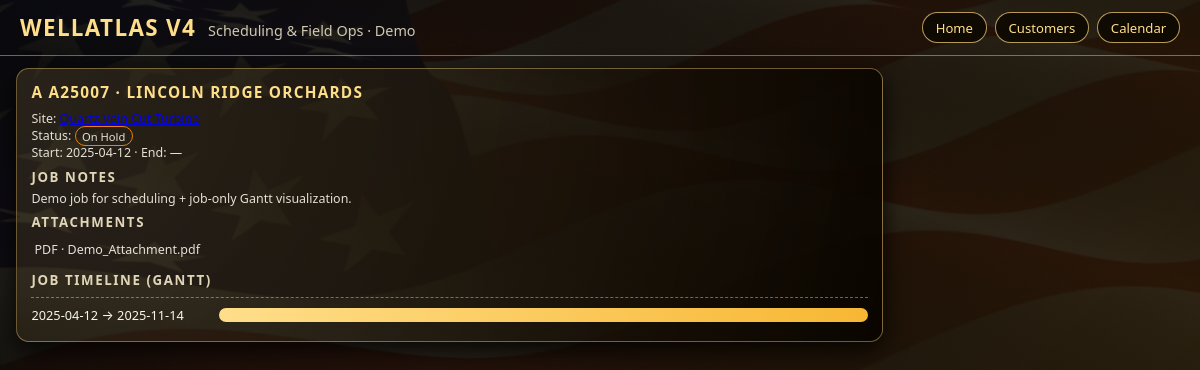
The page /jobs/18 on the database its author committed.
### tables this page shows
CREATE TABLE jobs (
    id INTEGER PRIMARY KEY AUTOINCREMENT,
    site_id INTEGER NOT NULL,
    division TEXT NOT NULL,
    job_number TEXT NOT NULL,
    title TEXT,
    status TEXT,
    start_date TEXT,
    end_date TEXT,
    notes TEXT,
    has_attachments INTEGER DEFAULT 0,
    FOREIGN KEY(site_id) REFERENCES sites(id)
);

CREATE TABLE customers (
    id INTEGER PRIMARY KEY AUTOINCREMENT,
    name TEXT NOT NULL
);

CREATE TABLE sites (
    id INTEGER PRIMARY KEY AUTOINCREMENT,
    customer_id INTEGER NOT NULL,
    name TEXT NOT NULL,
    latitude REAL,
    longitude REAL,
    well_depth INTEGER,
    casing_diameter REAL,
    static_level REAL,
    pump_info TEXT,
    electrical_service TEXT,
    notes TEXT,
    FOREIGN KEY(customer_id) REFERENCES customers(id)
);

CREATE TABLE attachments (
    id INTEGER PRIMARY KEY AUTOINCREMENT,
    job_id INTEGER,
    site_id INTEGER,
    type TEXT,
    filename TEXT,
    FOREIGN KEY(job_id) REFERENCES jobs(id),
    FOREIGN KEY(site_id) REFERENCES sites(id)
);

### app.py (the view)
@app.route("/jobs/<int:job_id>")
def job_detail(job_id):
    db = get_db()
    job = db.execute("SELECT * FROM jobs WHERE id=?", (job_id,)).fetchone()
    if not job:
        return "Job not found", 404
    site = db.execute("SELECT * FROM sites WHERE id=?", (job["site_id"],)).fetchone()
    customer = db.execute("SELECT * FROM customers WHERE id=?", (site["customer_id"],)).fetchone()
    attachments = db.execute("SELECT * FROM attachments WHERE job_id=?", (job_id,)).fetchall()
    job_view = dict(job)
    job_view["status_class"] = status_class(job["status"])
    job_view["division_class"] = division_class(job["division"])
    gantt = build_job_gantt(job_view)
    return render_template(
        "job_detail.html",
        job=job_view,
        site=dict(site),
        customer=dict(customer),
        attachments=[dict(a) for a in attachments],
        gantt=gantt,
    )

### app.py (called while the page is built)
def get_db():
    if "db" not in g:
        g.db = sqlite3.connect(DB_PATH)
        g.db.row_factory = sqlite3.Row
    return g.db

def division_class(division):
    return {
        "D": "drilling",
        "P": "domestic",
        "A": "ag",
        "E": "electrical",
    }.get(division, "drilling")

def status_class(status):
    key = (status or "").lower().replace(" ", "-")
    if key == "scheduled":
        return "scheduled"
    if key == "in-progress":
        return "in-progress"
    if key == "on-hold":
        return "on-hold"
    if key == "completed":
        return "completed"
    return "in-progress"

def build_job_gantt(job):
    start_raw = job["start_date"]
    if not start_raw:
        return None
    start = _date.fromisoformat(start_raw)
    status = job["status"] or ""
    end_raw = job["end_date"]
    if status == "Completed" and end_raw:
        effective_end = _date.fromisoformat(end_raw)
    elif status in ("In Progress", "On Hold"):
        effective_end = _date.today()
    else:  # Scheduled or weird
        effective_end = start
    if effective_end < start:
        effective_end = start
    total_days = max(1, (effective_end - start).days)
    return {
        "start": start.isoformat(),
        "end": effective_end.isoformat(),
        "duration_days": total_days,
        "width": 100,
        "offset": 0,
    }

### templates/job_detail.html
{% extends "base.html" %}
{% block content %}
<section class="card">
  <div class="card-header">
    <div class="card-title">{{ job['division'] }} {{ job['job_number'] }} · {{ customer['name'] }}</div>
  </div>
  <div class="small">
    Site: <a href="{{ url_for('site_detail', site_id=site['id']) }}">{{ site['name'] }}</a><br>
    Status: <span class="status-pill status-{{ job['status_class'] }}">{{ job['status'] }}</span><br>
    Start: {{ job['start_date'] or '—' }} · End: {{ job['end_date'] or '—' }}
  </div>
  <h3 class="section-title">Job Notes</h3>
  <div class="small">{{ job['notes'] }}</div>
  <h3 class="section-title">Attachments</h3>
  <ul class="list">
    {% for a in attachments %}
    <li class="list-item small">{{ a['type'].upper() }} · {{ a['filename'] }}</li>
    {% else %}
    <li class="list-item small">No attachments for this demo job.</li>
    {% endfor %}
  </ul>
  {% if gantt %}
  <h3 class="section-title">Job Timeline (Gantt)</h3>
  <div class="gantt-container">
    <div class="gantt-row">
      <div class="gantt-label">{{ gantt.start }} → {{ gantt.end }}</div>
      <div class="gantt-bar-wrap">
        <div class="gantt-bar" style="width: {{ gantt.width }}%; margin-left: {{ gantt.offset }}%;"></div>
      </div>
    </div>
  </div>
  {% endif %}
</section>
{% endblock %}

### static/css/styles.css (style rules this page uses)
body { margin: 0; font-family: system-ui, -apple-system, BlinkMacSystemFont, "Segoe UI", sans-serif; color: #f8f5e9; background: #000; background-image: url('/static/img/wallpaper.jpg'); background-size: cover; background-attachment: fixed; background-position: center; }
.card { background: radial-gradient(circle at top left, rgba(255,215,128,0.12), rgba(10,5,0,0.97)); border-radius: 0.8rem; border: 1px solid rgba(255,215,128,0.4); padding: 0.8rem 0.9rem; box-shadow: 0 8px 24px rgba(0,0,0,0.8); }
.card-header { display: flex; justify-content: space-between; align-items: center; margin-bottom: 0.45rem; }
.card-title { font-size: 0.96rem; font-weight: 600; color: #ffde8a; text-transform: uppercase; letter-spacing: 0.08em; }
.section-title { font-size: 0.83rem; text-transform: uppercase; letter-spacing: 0.12em; color: #e0d5b6; margin: 0.4rem 0 0.25rem; }
.list { list-style: none; margin: 0; padding: 0; }
.list-item { padding: 0.4rem 0.2rem; border-bottom: 1px dashed rgba(255,215,128,0.26); font-size: 0.84rem; }
.list-item:last-child { border-bottom: none; }
.small { font-size: 0.78rem; opacity: 0.9; }
.status-pill { padding: 0.1rem 0.4rem; border-radius: 999px; font-size: 0.7rem; border-width: 1px; border-style: solid; }
.status-on-hold { border-color: #ff8c00; }
.gantt-container { margin-top: 0.5rem; padding-top: 0.5rem; border-top: 1px dashed rgba(255,215,128,0.45); }
.gantt-row { display: flex; align-items: center; gap: 0.5rem; margin-bottom: 0.28rem; font-size: 0.8rem; }
.gantt-label { width: 180px; flex-shrink: 0; }
.gantt-bar-wrap { flex-grow: 1; background: rgba(0,0,0,0.55); border-radius: 999px; overflow: hidden; height: 14px; }
.gantt-bar { height: 100%; background: linear-gradient(90deg, #ffde8a, #f7b733); }

### rows shown on the page
jobs: division "A", job_number "A25007", status "On Hold", start_date "2025-04-12", notes "Demo job for scheduling + job-only Gantt visualization."
customers: name "LINCOLN RIDGE ORCHARDS"
sites: name "Quartz Vein Cut Turbine"
attachments: type "PDF", filename "Demo_Attachment.pdf"

### other values the page prints
{{ job['end_date'] or '—' }} "—"
{{ gantt.start }} "2025-04-12"
{{ gantt.end }} "2025-11-14"
